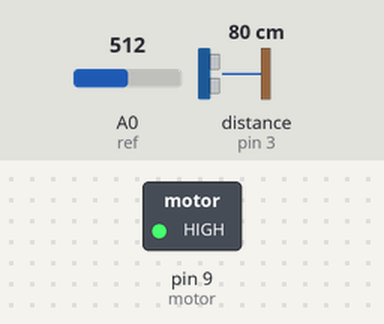
A sketch run on a simulated Arduino Uno, built with avr-gcc and run on an emulated ATmega328P. On the bench: switched loads named in the sketch (green lamp = pin HIGH). Wiring (inferred from the names in the program): ultrasonic range finder: trigger pin 2; echo pin 3. Dashed ring = blinking. Inputs (shaded band) come from the test bench; at power-on: A0 (ref) = 512, distance to the obstacle (sensor on pin 3) 80 cm. The echo pulse lasts 58.3 µs per cm; pins used as bus, display or sensor lines are not drawn; what the sketch prints to the serial monitor is not drawn.

Above: at 0.12 s.
Timing chart, 0 to 3.0 s (numbered marks = the images above):
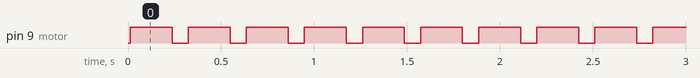

The sketch:

Proyecto_retro.ino
```cpp
const int motor = 9;
const int echo = 3;
const int trigger = 2;
const int ref = A0;
const int periodo = 300; //Periodo del PWM en milisegundos
long t = 0;
long d = 0;
double eng, enm, eop, epm, epg, Ap, y;
double r[8];
int P = 75; //Potencia (min 52.5)


void setup() {
  Serial.begin(9600);//iniciailzamos la comunicación
  pinMode(trigger, OUTPUT); //pin como salida
  pinMode(motor, OUTPUT);
  pinMode(echo, INPUT);  //pin como entrada
  digitalWrite(trigger, LOW);//Inicializamos el pin con 0
}

void loop()
{
  double k, e;
  k = referencia();
  distancia();
  e = k-d;
  Serial.print("Error: ");
  Serial.println(e);
  delay(1);
  conjuntos_difusos(e, k);
  antecedente();
  defusificar();
  delay(4);
  pwm();
}

void distancia(){
  digitalWrite(trigger, HIGH);
  delayMicroseconds(10);          //Enviamos un pulso de 10us
  digitalWrite(trigger, LOW);
  t = pulseIn(echo, HIGH); //obtenemos el ancho del pulso
  d = (10*t)/59;             //escalamos el tiempo a una distancia en mm
  if(d>400) d=400;
}

double referencia(){
  int lect = analogRead(ref);
  double dif = (0.09775)*lect+80;
  return dif;
}

void conjuntos_difusos(double e, double k){
  eng = gamma_inv(e, 0.004, -120);
  enm = gaussiana(e, 0.001, -75);
  eop = gaussiana(e, 0.003, 0);
  epm = gaussiana(e, 0.001, 75);
  epg = gamma(e, 0.001, 110);
  Ap = exp(-0.0001*(e-k)*(e-k));
  if (false){
    imprimir_conjuntos();
  }
}

void imprimir_conjuntos(){
  Serial.print("Error negativo grande= ");
  Serial.println(eng);
  Serial.print("Error negativo mediano= ");
  Serial.println(enm);
  Serial.print("Error optimo= ");
  Serial.println(eop);
  Serial.print("Error positivo mediano= ");
  Serial.println(epm);
  Serial.print("Error positivo grande= ");
  Serial.println(epg);
  delay(1);
}

double gaussiana(double e,double k, int m){
  double miu = 0.0;
  miu = exp(-k*(e-m)*(e-m));
  return miu;
}

double gamma(double e,double k, int a){
  double miu = 0.0;
  if(e>=a){
    miu = 1-exp(-k*(d-a)*(d-a));
  }
  else{
    miu = 0.0;
  }
  return miu;
}

double gamma_inv(double e,double k, int a){
  double miu = 0.0;
  if(e<=a){
    miu = 1-exp(-k*(e-a)*(e-a));
  }
  else{
    miu = 0.0;
  }
  return miu;
}

void antecedente(){
  r[0] = mini(Ap, eng);
  r[1] = mini(Ap, enm);
  r[2] = mini(Ap, enm);
  r[3] = mini(Ap, eop);
  r[4] = mini(Ap, eop);
  r[5] = mini(Ap, epm);
  r[6] = mini(Ap, epm);
  r[7] = mini(Ap, epg);
}

void defusificar(){
  y = (P*(r[0]+r[1])+(P-12.5)*(r[2]+r[3])+(P-31)*(r[4]+r[5])+(P-52.5)*(r[6]+r[7]))/(r[0]+r[1]+r[2]+r[3]+r[4]+r[5]+r[6]+r[7]);
}

void pwm(){
  int tiempo = 0; //Tiempo de encendido del motor
  double  conv = 0.0;
  conv = (y*periodo)/100; //Conversion de potencia a tiempo
  tiempo = (int) conv;
  digitalWrite(motor, HIGH);
  delay(tiempo);
  digitalWrite(motor, LOW);
  delay(periodo-tiempo);
}

double mini(double a, double b){
  if(a>b) {
    return b;
  }
  else {
    return a;
  }
}
  
```

Measured:
- by itself, pin 9 (motor): alternates HIGH for 0.23 s and LOW for 0.09 s
